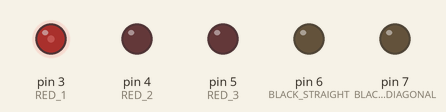
The sketch below on a simulated Arduino Uno, built with avr-gcc and run on an emulated ATmega328P. On the bench: output pins drawn as LEDs (lit = HIGH). What the sketch prints to the serial monitor is not drawn.

Above: at 0.31 s.
At 0.84 s:
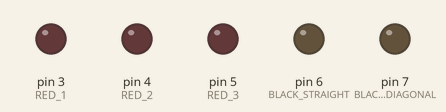
At 10.63 s:
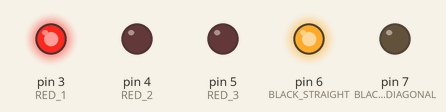
At 18.53 s:
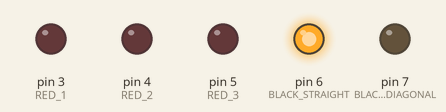
At 29.11 s:
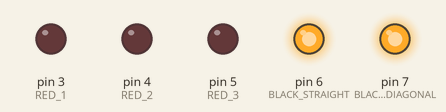
At 38.89 s:
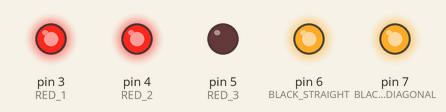
Timing chart, 0 to 40.0 s (numbered marks = the images above):
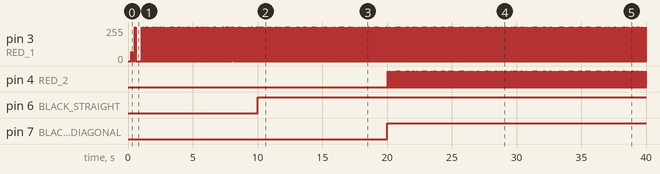

Measured:
- by itself, pin 6 (BLACK_STRAIGHT): LOW → HIGH at 10.0 s
- by itself, pin 7 (BLACK_DIAGONAL): LOW → HIGH at 20.0 s

The sketch:

heatController2.ino
```cpp
const byte RED_1 = 3;
const byte RED_2 = 4;
const byte RED_3 = 5;
const byte BLACK_STRAIGHT = 6;
const byte BLACK_DIAGONAL = 7;

#define BLACK_STRAIGHT_OFF 0
#define BLACK_DIAGONAL_OFF 1
#define RED_1_OFF 2
#define RED_2_OFF 3
#define RED_3_OFF 4
#define BLACK_STRAIGHT_ON 5
#define BLACK_DIAGONAL_ON 6
#define RED_1_ON 7
#define RED_2_ON 8
#define RED_3_ON 9

int R1_pulseWidth = 5;
int R2_pulseWidth = 5;
int R3_pulseWidth = 5;
int BS_pulseWidth = 1;
int BD_pulseWidth = 1;

int timeAtStart;
int timeSinceStart = 0;

void setup() {
  // put your setup code here, to run once:
  pinMode(RED_1, OUTPUT);
  pinMode(RED_2, OUTPUT);
  pinMode(RED_3, OUTPUT);
  pinMode(BLACK_STRAIGHT, OUTPUT);
  pinMode(BLACK_DIAGONAL, OUTPUT);

  timeAtStart = millis();

  Serial.begin(9600);
}

void loop() {
  timeSinceStart = millis() - timeAtStart;

  //RED1_control(true);
  //Serial.println(millis() % R1_pulseWidth);

  bs();
  Serial.print(millis() - timeAtStart);

}

void bs(){
Serial.print(" ");
if(millis() - timeAtStart < 10000){
  RED1_control(true);
  //RED2_control(true);
  Serial.println("1");
}
if(millis() - timeAtStart > 10000 && millis() - timeAtStart < 20000){
  RED1_control(true);
  //RED2_control(true);
  BS_control(true);
  Serial.println("2");
}
if(millis() - timeAtStart > 20000 && millis() - timeAtStart < 30000){
  RED1_control(true);
  RED2_control(true);
  BD_control(true);
  Serial.println("3");
}
 if(millis() - timeAtStart > 30000 && millis() - timeAtStart < 40000){
  BS_control(true);
  BD_control(true);
  RED1_control(true);
  RED2_control(true);
  Serial.println("4");
 }
 if(millis() - timeAtStart > 40000 && millis() - timeAtStart < 50000){
  BS_control(true);
  BD_control(true);
  RED1_control(false);
  RED2_control(true);
  Serial.println("5");
 }
 if(millis() - timeAtStart > 50000 && millis() - timeAtStart < 60000){
  BS_control(true);
  BD_control(false);
  RED1_control(false);
  RED2_control(true);
  Serial.println("6");
 }
 if(millis() - timeAtStart > 60000 && millis() - timeAtStart < 70000){
  BS_control(false);
  BD_control(false);
  RED1_control(false);
  RED2_control(true);
  RED3_control(true);
  Serial.println("7");
 }
 if(millis() - timeAtStart > 70000 && millis() - timeAtStart < 80000){
  BS_control(false);
  BD_control(true);
  RED1_control(false);
  RED2_control(false);
  RED3_control(true);
  Serial.println("8");
 }
 if(millis() - timeAtStart > 80000){
  timeAtStart = millis();
  Serial.println("9");
 }
}

void notBS(){
    if(Serial.read() == RED_1_ON){
    RED1_control(true);
  }else if(Serial.read() == RED_1_OFF){
    RED1_control(false);
  }

  if(Serial.read() == RED_2_ON){
    RED2_control(true);
  }else{
    RED2_control(false);
  }

  if(Serial.read() == RED_3_ON){
    RED3_control(true);
  }else{
    RED3_control(false);
  }

  if(Serial.read() == BLACK_STRAIGHT_ON){
    BS_control(true);
  }else if(Serial.read() == BLACK_STRAIGHT_OFF){
    BS_control(false);
  }

  if(Serial.read() == BLACK_DIAGONAL_ON){
    BD_control(true);
  }else{
    BD_control(false);
  }
}

void BS_control(boolean on){
  if(on){
    if(millis() % BS_pulseWidth == 0){
      digitalWrite(BLACK_STRAIGHT, HIGH);
    }else{
      digitalWrite(BLACK_STRAIGHT, LOW);
    }
  }
  else{
    digitalWrite(BLACK_STRAIGHT, LOW);
  }

}

void BD_control(boolean on){
  if(on){
    if(millis() % BD_pulseWidth == 0){
      digitalWrite(BLACK_DIAGONAL, HIGH);
    }else{
      digitalWrite(BLACK_DIAGONAL, LOW);
    }
  }
  else{
    digitalWrite(BLACK_DIAGONAL, LOW);
  }
}

void RED1_control(boolean on){
  if(on){
    if(millis() % R1_pulseWidth == 0){
      digitalWrite(RED_1, HIGH);
    }else{
      digitalWrite(RED_1, LOW);
    }
  }

  if(!on){
    digitalWrite(RED_1, LOW);
  }
}

void RED2_control(boolean on){
  if(on){
    if(millis() % R2_pulseWidth == 0){
      digitalWrite(RED_2, HIGH);
    }else{
      digitalWrite(RED_2, LOW);
    }
  }
  else{
    digitalWrite(RED_2, LOW);
  }
}

void RED3_control(boolean on){
  if(on){
    if(millis() % R3_pulseWidth == 0){
      digitalWrite(RED_3, HIGH);
    }else{
      digitalWrite(RED_3, LOW);
    }
  }
  else{
    digitalWrite(RED_3, LOW);
  }
}

void black(boolean on){
  if(on){
    digitalWrite(BLACK_STRAIGHT, HIGH);
    digitalWrite(BLACK_DIAGONAL, HIGH);
  }else{
    digitalWrite(BLACK_STRAIGHT, LOW);
    digitalWrite(BLACK_DIAGONAL, LOW);
  }
}

void red(boolean on){
  if(on){
    //digitalWrite(RED_1, HIGH);
    digitalWrite(RED_2, HIGH);
    //digitalWrite(RED_3, HIGH);
  }else{
    digitalWrite(RED_1, LOW);
    digitalWrite(RED_2, LOW);
    digitalWrite(RED_3, LOW);
  }
}
void all_control(boolean on){
  if(on){
    digitalWrite(RED_1, HIGH);
    digitalWrite(RED_2, HIGH);
    digitalWrite(RED_3, HIGH);
    digitalWrite(BLACK_STRAIGHT, HIGH);
    digitalWrite(BLACK_DIAGONAL, HIGH);
  }else{
    digitalWrite(RED_1, LOW);
    digitalWrite(RED_2, LOW);
    digitalWrite(RED_3, LOW);
    digitalWrite(BLACK_STRAIGHT, LOW);
    digitalWrite(BLACK_DIAGONAL, LOW);
  }
}
```
